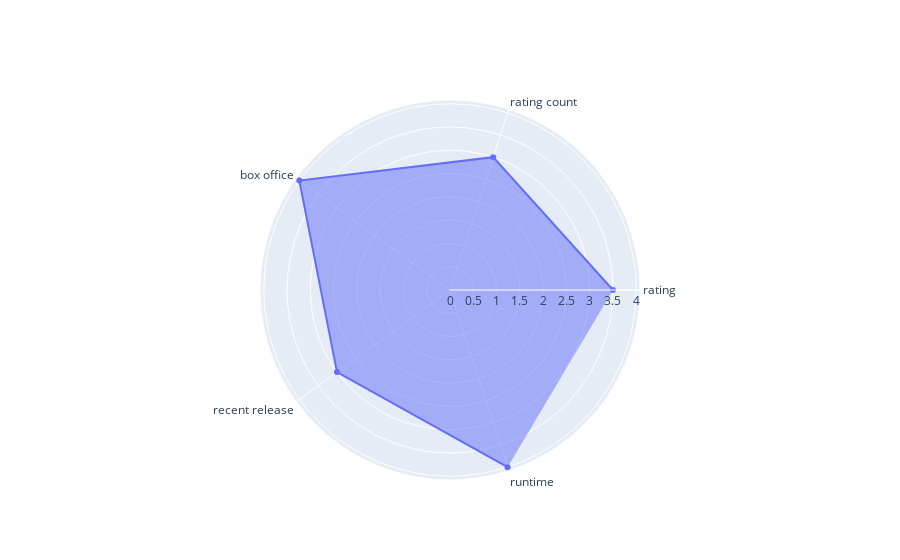

This figure's notebook cell:
### Markdown cell above
# speed

### Code cell
import plotly.graph_objects as go

fig = go.Figure(data=go.Scatterpolar(
  r=[3.5, 3.5, 4, 3, 4],
  theta=['rating','rating count','box office', 'recent release',
           'runtime'],
  fill='toself'
))

fig.update_layout(
  polar=dict(
    radialaxis=dict(
      visible=True
    ),
  ),
  showlegend=False
)
fig.show()

### Figure 1 — Plotly figure (JSON) as saved in the notebook; plotly's stock layout.template omitted (floating-point values rounded to 4 significant figures)
{"data": [{"fill": "toself", "r": [3.5, 3, 4, 3, 4], "theta": ["rating", "rating count", "box office", "recent release", "runtime"], "type": "scatterpolar"}], "layout": {"polar": {"radialaxis": {"visible": true}}, "showlegend": false}}
